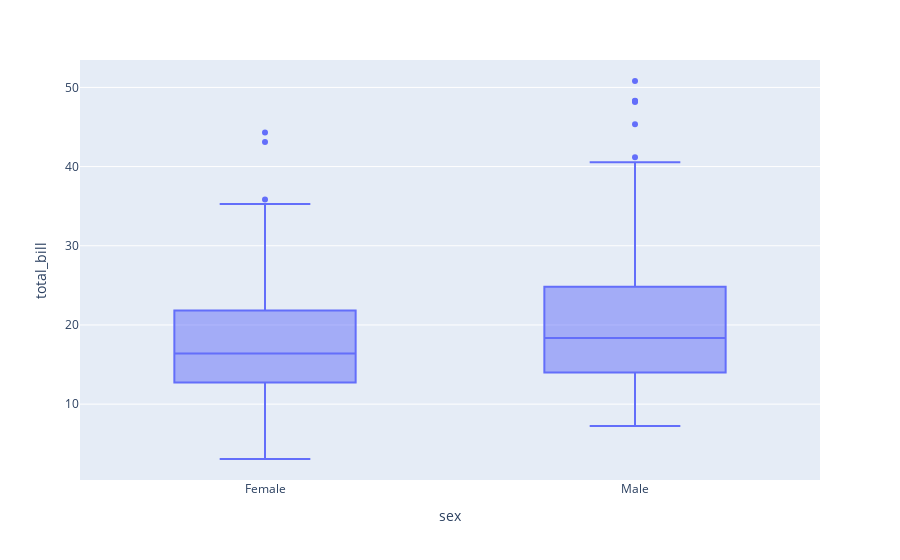

Notebook source saved alongside this figure:
### Code cell
fig = px.box(df,  x = "sex", y="total_bill")
fig.show()

### Figure 1 — Plotly figure (JSON) as saved in the notebook; plotly's stock layout.template omitted (floating-point values rounded to 4 significant figures; data arrays with more than 128 entries replaced by an {"elided": "..."} marker saying what was removed)
{"data": [{"alignmentgroup": "True", "hovertemplate": "sex=%{x}<br>total_bill=%{y}<extra></extra>", "legendgroup": "", "marker": {"color": "#636efa"}, "name": "", "notched": false, "offsetgroup": "", "orientation": "v", "showlegend": false, "type": "box", "x": {"elided": "244 str values"}, "x0": " ", "xaxis": "x", "y": {"elided": "244 float values"}, "y0": " ", "yaxis": "y"}], "layout": {"autosize": true, "boxmode": "group", "legend": {"tracegroupgap": 0}, "margin": {"t": 60}, "xaxis": {"anchor": "y", "autorange": true, "domain": [0, 1], "range": [-0.5, 1.5], "title": {"text": "sex"}, "type": "category"}, "yaxis": {"anchor": "x", "autorange": true, "domain": [0, 1], "range": [0.4178, 53.46], "title": {"text": "total_bill"}, "type": "linear"}}}
